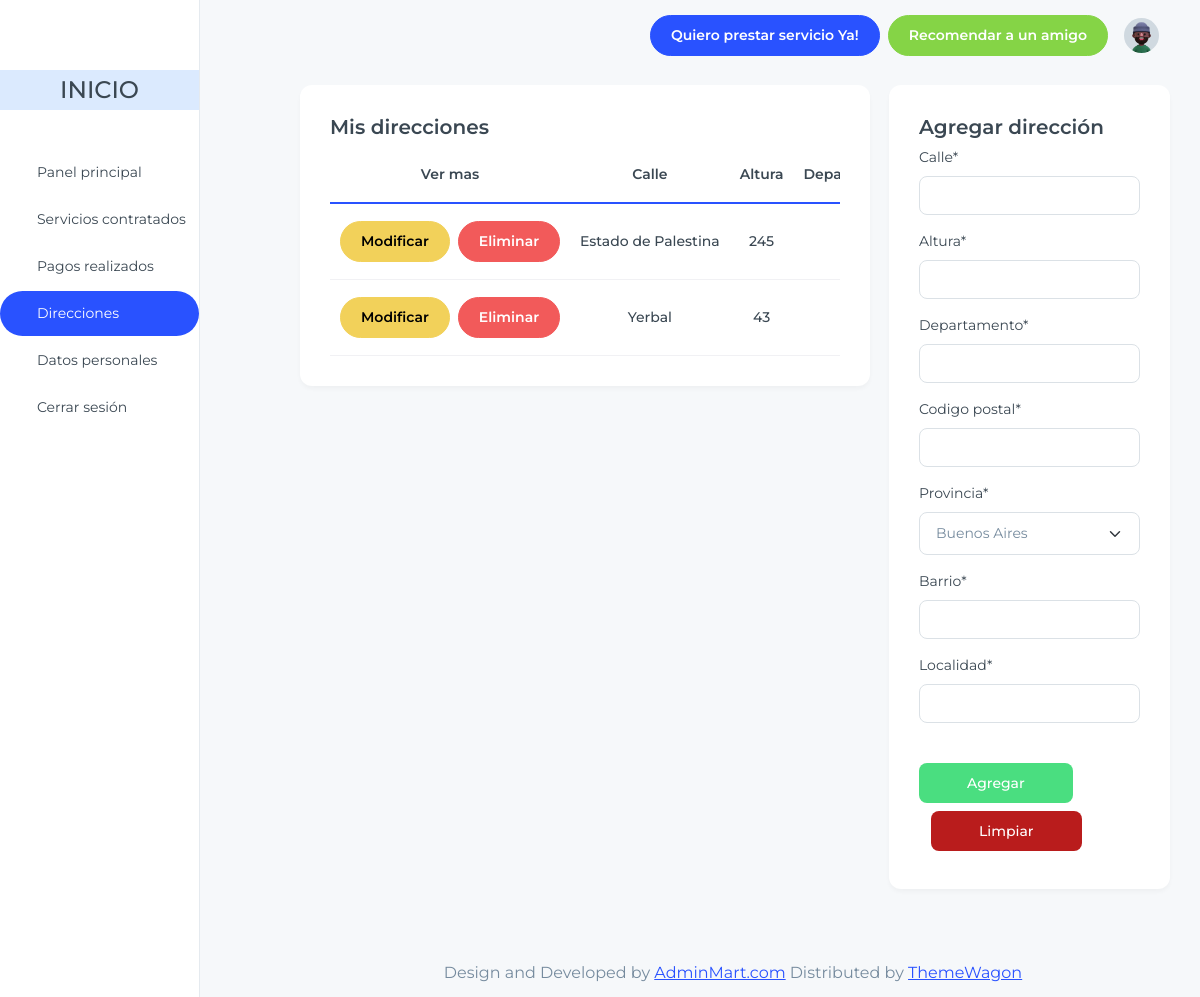
Page /home/consumidor/direcciones/ (signed in) on the earlier database version.
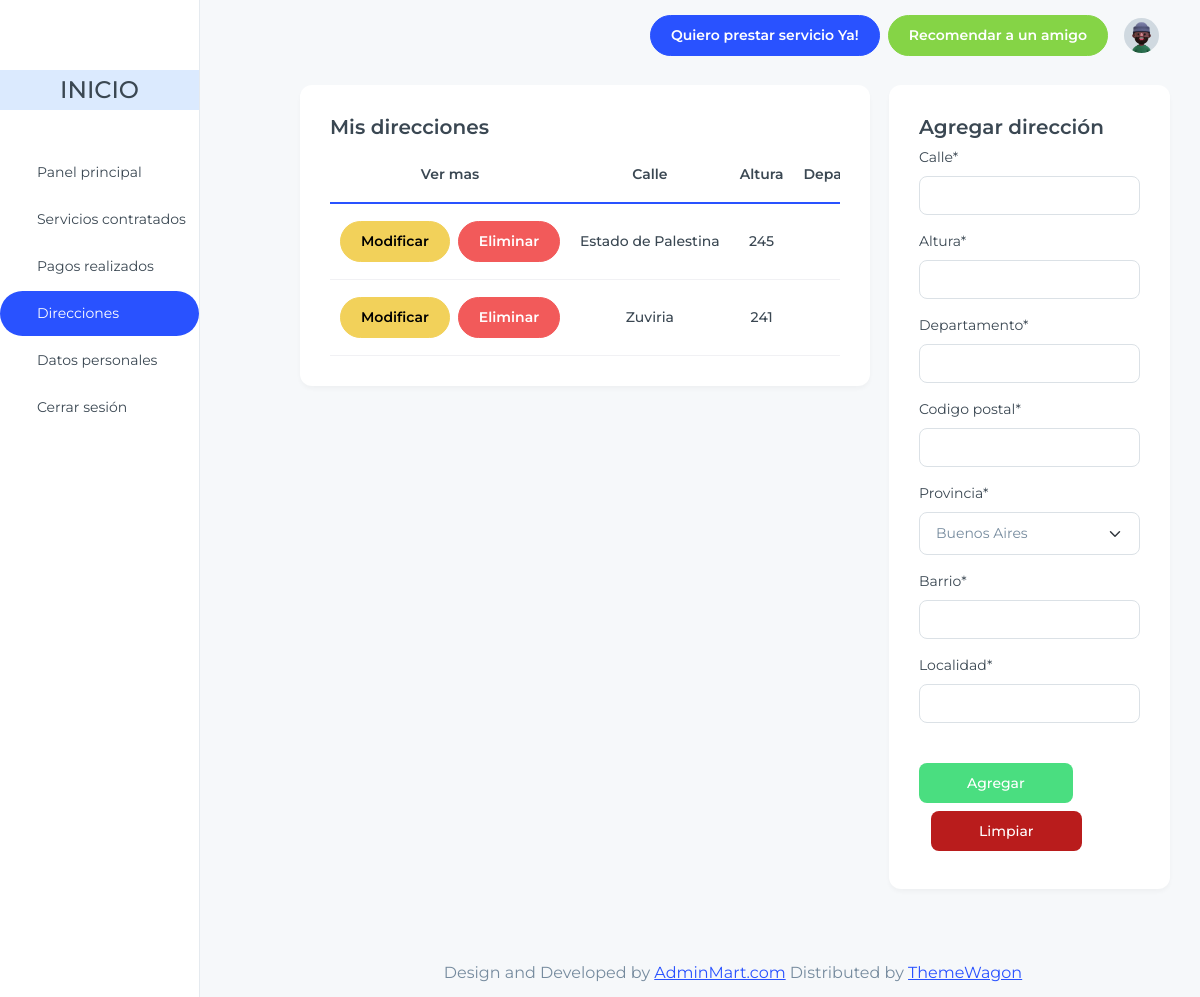
Same page on the later database version.
### apps/ubicacion/models.py (models this page shows, shortened)
class Direccion(models.Model):
    calle = models.TextField(max_length=200)
    altura = models.TextField(max_length=200)
    departamento = models.CharField(max_length=100, null=True, blank=True)
    codigo_postal = models.CharField(max_length=100)
    barrio = models.CharField(max_length=200, blank=True, null=True, default=None)
    localidad = models.ForeignKey(Localidad, on_delete=models.CASCADE, default=None)
    usuario = models.ForeignKey("usuario.Usuario", on_delete=models.CASCADE, default=None)

### apps/consumidor/views.py (the view, shortened to what this page needs)
# urls.py: path('consumidor/direcciones/', ConsumidorDireccionListView.as_view(), name='dire_consumidor'),
class ConsumidorDireccionListView(generic.ListView, generic.edit.FormMixin):
    model = Direccion
    template_name = "consumidor_direcciones.html"
    context_object_name = "direcciones"
    form_class = DireccionForm  # El formulario que usarás para agregar direcciones
    def get_queryset(self):
        usuario_actual = self.request.user
        return Direccion.objects.filter(usuario=usuario_actual)
    def get_context_data(self, **kwargs):
        context = super().get_context_data(**kwargs)
        context['form'] = self.get_form()  # Incluye el formulario en el contexto
        return context

### apps/ubicacion/form.py (shortened to what this page needs)
class DireccionForm(forms.Form):
    calle = forms.CharField(max_length=150, required=True)
    altura = forms.IntegerField()
    departamento = forms.CharField(max_length=150, required=True)
    codigo_postal = forms.CharField(max_length=150)
    provincia = forms.ChoiceField(choices=Provincia.PROVINCIAS, required=True)
    barrio = forms.CharField(max_length=150)
    localidad = forms.CharField(max_length=150, required=True)

### apps/ubicacion/models.py (called while the page is built)
    def __str__(self):
        provincia_nombre = dict(self.PROVINCIAS).get(self.nombre)
        return provincia_nombre

    def __str__(self):
        return f'{self.nombre}, {self.provincia.__str__()}'

### apps/consumidor/templates/consumidor_direcciones.html (shortened to what this page needs)
{% extends 'index_consumidor.html' %}
{% load static %}
{% load crispy_forms_tags %}
{% block content %}
<div class="container-fluid">
  <div class='row'>
    <div class="col-lg-8">
      <div class="card ">
        <div class="card-body ">
          <h5 class="card-title fs-6 font-semibold">Mis direcciones</h5>
            <div class="table-responsive">
            <table class="table text-nowrap align-middle mb-0">
              <thead>
                <tr class="border-2 border-bottom border-primary border-0">
                  <th scope="col" class="text-center">Ver mas</th>
                  <th scope="col" class="text-center">Calle</th>
                  <th scope="col" class="text-center">Altura</th>
                  <th scope="col" class="text-center">Departamento</th>
                </tr>
              </thead>
                <tbody class="table-group-divider">
                  {% for direccion in direcciones %}
                    <tr>
                      <td class="text-center fw-medium">
                        <div class="d-flex gap-2 justify-content-center">
                          <a href="{% url 'modificar_direccion' direccion_id=direccion.id %}" class="btn btn-warning">
                            Modificar
                          </a>
                          <a href="#" class="btn btn-danger" data-toggle="modal" data-target="#confirmarEliminarModal">
                            Eliminar
                          </a>
                        </div>
                      </td>
                      <td class="text-center fw-medium">{{ direccion.calle }}</td>
                      <td class="text-center fw-medium">{{ direccion.altura }}</td>
                      <td class="text-center fw-medium">{{ direccion.departamento }}</td>
                    </tr>
                  {% endfor %}
                </tbody>
            </table>
          </div>
        </div>
      </div>
    </div>
    <div class="col-lg-4 pl-1">
        <div class="card">
            <div class="card-body">
              <h5 class="card-title fs-6 font-semibold">Agregar dirección</h5>
              <form method="post">
              {{form|crispy}}
              <button type='submit' class="mt-4 text-white bg-green-400 hover:bg-blue-800 focus:ring-4 focus:ring-blue-300 font-medium rounded-lg text-sm px-5 py-2.5 me-2 mb-2 dark:bg-blue-600 dark:hover:bg-blue-700 focus:outline-none dark:focus:ring-blue-800">Agregar</button>
              <button type="reset" class="focus:outline-none text-white bg-red-700 hover:bg-red-800 focus:ring-4 focus:ring-red-300 font-medium rounded-lg text-sm px-5 py-2.5 me-2 mb-2 ml-3 dark:bg-red-600 dark:hover:bg-red-700 dark:focus:ring-red-900">Limpiar</button>
              </form>
            </div>
        </div>
    </div>
  </div>
</div>
{% endblock %}

### apps/consumidor/templates/index_consumidor.html (shortened to what this page needs)
{% load static %}
<!doctype html>
<html lang="en">
<head>
  <link rel="stylesheet" href="{% static 'css/dash/styles.min.css' %}" />
  <script src="https://cdn.tailwindcss.com"></script>
</head>
<body>
  <div class="page-wrapper" id="main-wrapper" data-layout="vertical" data-navbarbg="skin6" data-sidebartype="full"
    data-sidebar-position="fixed" data-header-position="fixed">
    <aside class="left-sidebar w-1/6">
      <div>
        <div class="brand-logo d-flex align-items-center justify-items-start">
        </div>
        <nav class="sidebar-nav" data-simplebar="">
          <ul id="sidebarnav">
            <div class="w-full bg-blue-100 h-10 flex justify-center items-center mb-10">
              <h1 class='text-2xl font-medium'>INICIO</h1>
            </div>
            <li class="sidebar-item">
              <a class="sidebar-link" href="{% url 'consumidor' %}" aria-expanded="false">
                <span>
                </span>
                <span class="hide-menu fs-3">Panel principal</span>
              </a>
            </li>
            <li class="sidebar-item">
              <a class="sidebar-link" href="{% url 'contratos_consumidor' %}"aria-expanded="false">
                <span>
                </span>
                <span class="hide-menu fs-3">Servicios contratados</span>
              </a>
            </li>
            <li class="sidebar-item">
              <a class="sidebar-link" href="{% url 'pagos' %}" aria-expanded="false">
                <span>
                </span>
                <span class="hide-menu fs-3">Pagos realizados</span>
              </a>
            </li>
            <li class="sidebar-item">
              <a class="sidebar-link" href="{% url 'dire_consumidor' %}"aria-expanded="false">
                <span>
                </span>
                <span class="hide-menu fs-3">Direcciones</span>
              </a>
            </li>
            <li class="sidebar-item">
              <a class="sidebar-link" href="{% url 'datos_consumidor' %}" aria-expanded="false">
                <span>
                </span>
                <span class="hide-menu fs-3">Datos personales</span>
              </a>
            </li>
            <li class="sidebar-item">
              <form method="post" action="{% url 'logout' %}" class="d-inline">
                <a class="sidebar-link" href="#" aria-expanded="false" onclick="this.closest('form').submit(); return false;">
                  <span>
                  </span>
                  <span class="hide-menu fs-3">Cerrar sesión</span>
                </a>
              </form>
            </li>
          </ul>
        </nav>
      </div>
    </aside>
    <div class="body-wrapper">
      <header class="app-header">
        <nav class="navbar navbar-expand-lg navbar-light">
          <div class="navbar-collapse justify-content-end px-0" id="navbarNav">
            <ul class="navbar-nav flex-row ms-auto align-items-center justify-content-end">
              <a href="#" target="_blank"
                class="btn btn-primary me-2"><span class="d-none d-md-block">Quiero prestar servicio Ya!</span></a>
              <a href="#" target="_blank"
                class="btn btn-success"><span class="d-none d-md-block">Recomendar a un amigo</span></a>
              <li class="nav-item dropdown">
                <a class="nav-link nav-icon-hover" href="javascript:void(0)" id="drop2" data-bs-toggle="dropdown"
                  aria-expanded="false">
                  <img src="{% static 'images/dash/profile/user-1.jpg' %}" alt="" width="35" height="35" class="rounded-circle">
                </a>
              </li>
            </ul>
          </div>
        </nav>
      </header>
          {% block content %} {% endblock %}
        <div class="py-6 px-6 text-center">
          <p class="mb-0 fs-4">Design and Developed by <a href="https://adminmart.com/" target="_blank"
            class="pe-1 text-primary text-decoration-underline">AdminMart.com</a>Distributed by <a href="https://themewagon.com/" target="_blank"
            class="pe-1 text-primary text-decoration-underline">ThemeWagon</a></p>
        </div>
      </div>
  </div>
</body>
</html>

Differences in the rows shown:
changed Direccion: calle "Yerbal" → "Zuviria"; altura "43" → "241"
